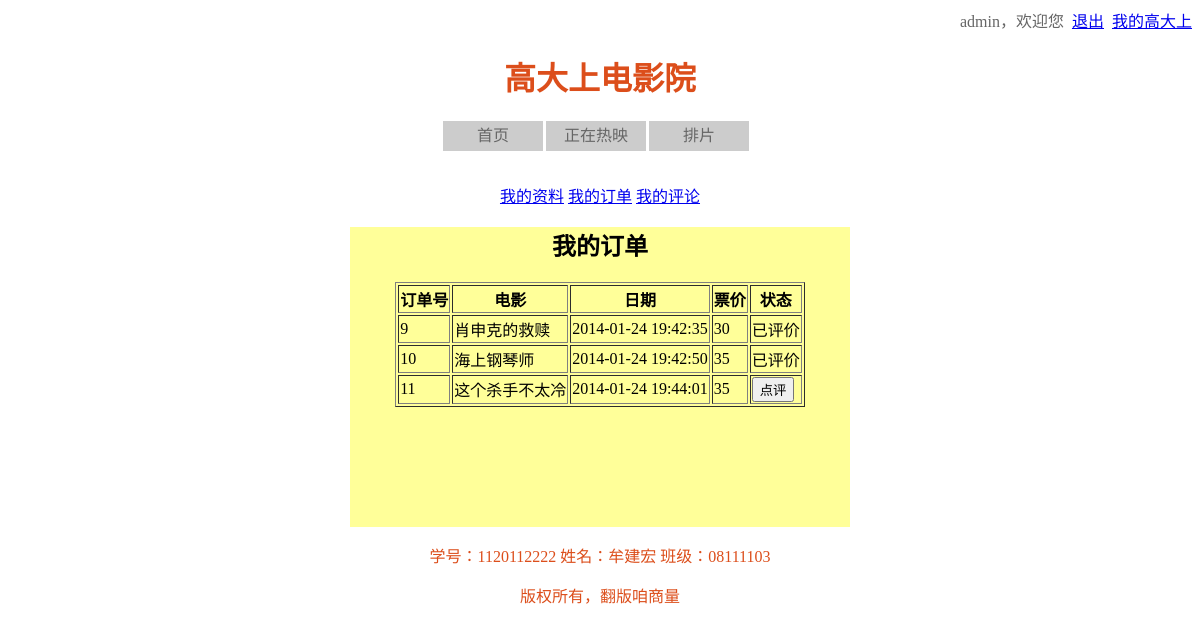
/my_orders.php (signed in), run on the app's committed database.
### tables this page shows
CREATE TABLE IF NOT EXISTS `12222_orders` (
  `Order_ID` int(11) NOT NULL AUTO_INCREMENT,
  `Customer_ID` int(11) NOT NULL,
  `Seat_ID` int(11) NOT NULL,
  `Order_Date` datetime NOT NULL,
  `Total_Price` decimal(10,0) NOT NULL,
  `Is_Commented` tinyint(4) NOT NULL DEFAULT '0',
  PRIMARY KEY (`Order_ID`),
  KEY `Customer_ID` (`Customer_ID`),
  KEY `Seat_ID` (`Seat_ID`)
);

### my_orders.php (the view, shortened to what this page needs)
<?php
	include 'header.inc';
?>
<?php
	function get_Movie_Name_By_Seat_ID($Seat_ID)
	{
		$sql2 = "select 12222_Movie.Movie_Name from 12222_Movie, 12222_Running_Movie, 12222_Seat_On_Sale
					where 12222_Seat_On_Sale.Seat_ID=".$Seat_ID
						." and 12222_Running_Movie.Running_Movie_ID=12222_Seat_On_Sale.Running_Movie_ID"
						." and 12222_Movie.Movie_ID=12222_Running_Movie.Movie_ID";
		$result2 = mysql_query($sql2);
		if ($row2 = mysql_fetch_array($result2))
		{
			return $row2['Movie_Name'];
		}
	}
	function get_Movie_ID_By_Seat_ID($Seat_ID)
	{
		$sql3 = "select 12222_Movie.Movie_ID, 12222_Running_Movie.Running_Movie_ID from 12222_Movie, 12222_Running_Movie, 12222_Seat_On_Sale
					where 12222_Seat_On_Sale.Seat_ID=".$Seat_ID
						." and 12222_Running_Movie.Running_Movie_ID=12222_Seat_On_Sale.Running_Movie_ID
						   and 12222_Movie.Movie_ID=12222_Running_Movie.Movie_ID";
		$result3 = mysql_query($sql3);
		if ($row3 = mysql_fetch_array($result3))
		{
			return $row3['Movie_ID'];
		}
	}
?>
		<a href="my_info.php">我的资料</a>
		<a href="my_orders.php">我的订单</a>
		<a href="my_comments.php">我的评论</a>
		<div style="width:500px; height:300px; background-color:#ffff99">
			<h2>我的订单</h2>
			<?php
				$sql = "select * from 12222_Orders where Customer_ID=".$_SESSION['Customer_ID'];
				$result = mysql_query($sql);
				echo "<table border='1'>";
				echo "<tr>";
				echo "<th>订单号</th>";
				echo "<th>电影</th>";
				echo "<th>日期</th>";
				echo "<th>票价</th>";
				echo "<th>状态</th>";
				echo "</tr>";
				while ($row = mysql_fetch_array($result))
				{
					echo "<tr>";
					echo "<td>".$row['Order_ID']."</td>";
					echo "<td>".get_Movie_Name_By_Seat_ID($row['Seat_ID'])."</td>";
					echo "<td>".$row['Order_Date']."</td>";
					echo "<td>".$row['Total_Price']."</td>";
					echo "<td>";
					if ($row['Is_Commented'])
					{
						echo "已评价";
					}
					else
					{
						echo "<input type='button' value='点评' onclick='comment("
								.$row['Order_ID'].", ".get_Movie_ID_By_Seat_ID($row['Seat_ID']).")'>";
					}
					echo "</td>";
					echo "</tr>";
				}
				echo "</table>";
			?>
		</div>
<?php
    include 'footer.inc';
?>

### data on the page
12222_orders: Order_ID "9", Seat_ID "肖申克的救赎", Order_Date "2014-01-24 19:42:35", Total_Price "30", Is_Commented "已评价"
12222_orders: Order_ID "10", Seat_ID "海上钢琴师", Order_Date "2014-01-24 19:42:50", Total_Price "35", Is_Commented "已评价"
12222_orders: Order_ID "11", Seat_ID "这个杀手不太冷", Order_Date "2014-01-24 19:44:01", Total_Price "35"

### other printed values
$_SESSION['username'] "admin"
